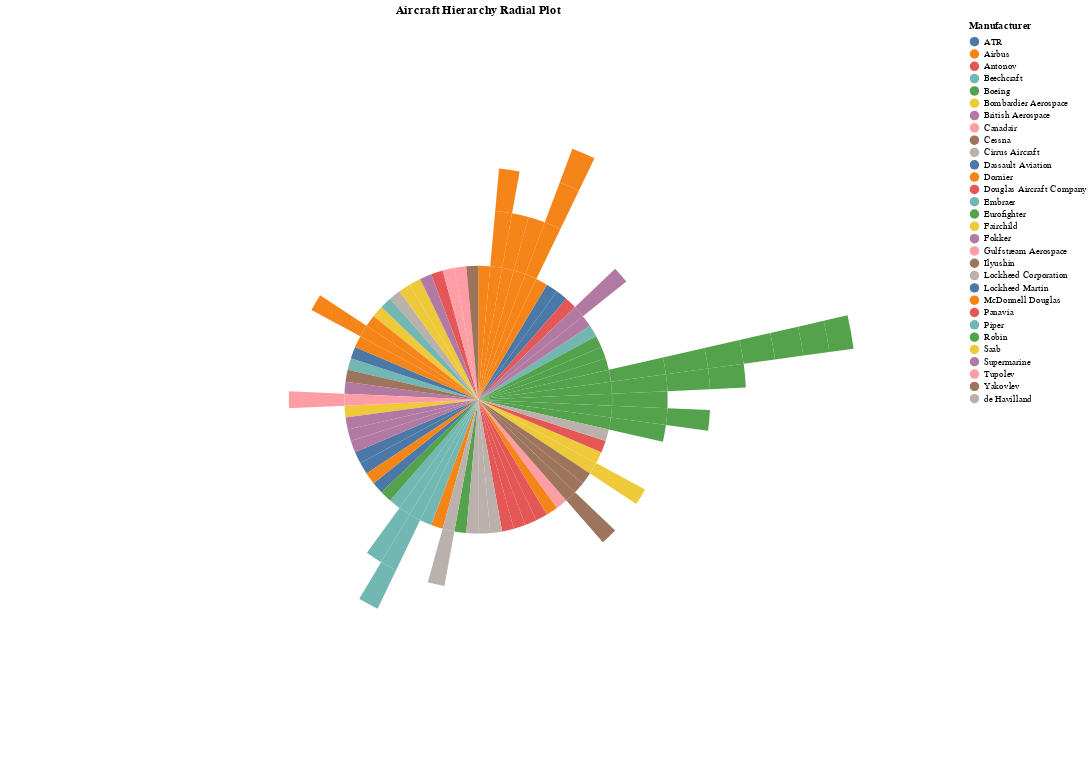

Write notebook code for a chart like this one.
### Markdown cell above
## Radial plot

### Code cell
alt.Chart(df_top).mark_arc().encode(
    alt.Theta('Family:N', stack=True),
    alt.Radius('count(Variant):Q', scale=alt.Scale(type='sqrt')),
    color='Manufacturer:N',
    tooltip=['Manufacturer', 'Family', 'Variant']
).properties(
    width=1000,
    height=800,
    title='Aircraft Hierarchy Radial Plot'
).interactive()#.save(os.path.join(os.pardir, "docs", "aircraft_radialplot.html"))

### Figure 1 — Vega-Lite specification as saved in the notebook (floating-point values rounded to 4 significant figures)
{"config": {"view": {"continuousWidth": 300, "continuousHeight": 300}}, "data": {"name": "data-edda1093fefc50fa9a36b1d96695dcba"}, "mark": {"type": "arc"}, "encoding": {"color": {"field": "Manufacturer", "type": "nominal"}, "radius": {"aggregate": "count", "field": "Variant", "scale": {"type": "sqrt"}, "type": "quantitative"}, "theta": {"field": "Family", "stack": true, "type": "nominal"}, "tooltip": [{"field": "Manufacturer", "type": "nominal"}, {"field": "Family", "type": "nominal"}, {"field": "Variant", "type": "nominal"}]}, "height": 800, "params": [{"name": "param_5", "select": {"type": "interval", "encodings": ["x", "y"]}, "bind": "scales"}], "title": "Aircraft Hierarchy Radial Plot", "width": 1000, "$schema": "https://vega.github.io/schema/vega-lite/v5.20.1.json", "datasets": {"data-edda1093fefc50fa9a36b1d96695dcba": [{"Manufacturer": "ATR", "Family": "ATR-42", "Variant": "ATR-42"}, {"Manufacturer": "ATR", "Family": "ATR-72", "Variant": "ATR-72"}, {"Manufacturer": "Airbus", "Family": "A300", "Variant": "A300B4"}, {"Manufacturer": "Airbus", "Family": "A310", "Variant": "A310"}, {"Manufacturer": "Airbus", "Family": "A310", "Variant": "A318"}, {"Manufacturer": "Airbus", "Family": "A310", "Variant": "A319"}, {"Manufacturer": "Airbus", "Family": "A320", "Variant": "A320"}, {"Manufacturer": "Airbus", "Family": "A320", "Variant": "A321"}, {"Manufacturer": "Airbus", "Family": "A330", "Variant": "A330-200"}, {"Manufacturer": "Airbus", "Family": "A330", "Variant": "A330-300"}, {"Manufacturer": "Airbus", "Family": "A340", "Variant": "A340-200"}, {"Manufacturer": "Airbus", "Family": "A340", "Variant": "A340-300"}, {"Manufacturer": "Airbus", "Family": "A340", "Variant": "A340-500"}, {"Manufacturer": "Airbus", "Family": "A340", "Variant": "A340-600"}, {"Manufacturer": "Airbus", "Family": "A380", "Variant": "A380"}, {"Manufacturer": "Antonov", "Family": "An-12", "Variant": "An-12"}, {"Manufacturer": "Beechcraft", "Family": "Beechcraft 1900", "Variant": "Beechcraft 1900"}, {"Manufacturer": "Beechcraft", "Family": "King Air", "Variant": "Model B200"}, {"Manufacturer": "Boeing", "Family": "Boeing 707", "Variant": "707-320"}, {"Manufacturer": "Boeing", "Family": "Boeing 717", "Variant": "Boeing 717"}, {"Manufacturer": "Boeing", "Family": "Boeing 727", "Variant": "727-200"}, {"Manufacturer": "Boeing", "Family": "Boeing 737", "Variant": "737-200"}, {"Manufacturer": "Boeing", "Family": "Boeing 737", "Variant": "737-300"}, {"Manufacturer": "Boeing", "Family": "Boeing 737", "Variant": "737-400"}, {"Manufacturer": "Boeing", "Family": "Boeing 737", "Variant": "737-500"}, {"Manufacturer": "Boeing", "Family": "Boeing 737", "Variant": "737-600"}, {"Manufacturer": "Boeing", "Family": "Boeing 737", "Variant": "737-700"}, {"Manufacturer": "Boeing", "Family": "Boeing 737", "Variant": "737-800"}, {"Manufacturer": "Boeing", "Family": "Boeing 737", "Variant": "737-900"}, {"Manufacturer": "Boeing", "Family": "Boeing 747", "Variant": "747-100"}, {"Manufacturer": "Boeing", "Family": "Boeing 747", "Variant": "747-200"}, {"Manufacturer": "Boeing", "Family": "Boeing 747", "Variant": "747-300"}, {"Manufacturer": "Boeing", "Family": "Boeing 747", "Variant": "747-400"}, {"Manufacturer": "Boeing", "Family": "Boeing 757", "Variant": "757-200"}, {"Manufacturer": "Boeing", "Family": "Boeing 757", "Variant": "757-300"}, {"Manufacturer": "Boeing", "Family": "Boeing 767", "Variant": "767-200"}, {"Manufacturer": "Boeing", "Family": "Boeing 767", "Variant": "767-300"}, {"Manufacturer": "Boeing", "Family": "Boeing 767", "Variant": "767-400"}, {"Manufacturer": "Boeing", "Family": "Boeing 777", "Variant": "777-200"}, {"Manufacturer": "Boeing", "Family": "Boeing 777", "Variant": "777-300"}, {"Manufacturer": "Bombardier Aerospace", "Family": "CRJ-200", "Variant": "CRJ-200"}, {"Manufacturer": "Bombardier Aerospace", "Family": "CRJ-700", "Variant": "CRJ-700"}, {"Manufacturer": "Bombardier Aerospace", "Family": "CRJ-700", "Variant": "CRJ-900"}, {"Manufacturer": "Bombardier Aerospace", "Family": "Global Express", "Variant": "Global Express"}, {"Manufacturer": "British Aerospace", "Family": "BAE 146", "Variant": "BAE 146-200"}, {"Manufacturer": "British Aerospace", "Family": "BAE 146", "Variant": "BAE 146-300"}, {"Manufacturer": "British Aerospace", "Family": "BAE-125", "Variant": "BAE-125"}, {"Manufacturer": "British Aerospace", "Family": "Hawk T1", "Variant": "Hawk T1"}, {"Manufacturer": "Canadair", "Family": "Challenger 600", "Variant": "Challenger 600"}, {"Manufacturer": "Cessna", "Family": "Cessna 172", "Variant": "Cessna 172"}, {"Manufacturer": "Cessna", "Family": "Cessna 208", "Variant": "Cessna 208"}, {"Manufacturer": "Cessna", "Family": "Cessna Citation", "Variant": "Cessna 525"}, {"Manufacturer": "Cessna", "Family": "Cessna Citation", "Variant": "Cessna 560"}, {"Manufacturer": "Cirrus Aircraft", "Family": "SR-20", "Variant": "SR-20"}, {"Manufacturer": "Dassault Aviation", "Family": "Falcon 2000", "Variant": "Falcon 2000"}, {"Manufacturer": "Dassault Aviation", "Family": "Falcon 900", "Variant": "Falcon 900"}, {"Manufacturer": "Dornier", "Family": "Dornier 328", "Variant": "Dornier 328"}, {"Manufacturer": "Douglas Aircraft Company", "Family": "C-47", "Variant": "C-47"}, {"Manufacturer": "Douglas Aircraft Company", "Family": "DC-3", "Variant": "DC-3"}, {"Manufacturer": "Douglas Aircraft Company", "Family": "DC-6", "Variant": "DC-6"}, {"Manufacturer": "Douglas Aircraft Company", "Family": "DC-8", "Variant": "DC-8"}, {"Manufacturer": "Douglas Aircraft Company", "Family": "DC-9", "Variant": "DC-9-30"}, {"Manufacturer": "Embraer", "Family": "EMB-120", "Variant": "EMB-120"}, {"Manufacturer": "Embraer", "Family": "Embraer E-Jet", "Variant": "E-170"}, {"Manufacturer": "Embraer", "Family": "Embraer E-Jet", "Variant": "E-190"}, {"Manufacturer": "Embraer", "Family": "Embraer E-Jet", "Variant": "E-195"}, {"Manufacturer": "Embraer", "Family": "Embraer ERJ 145", "Variant": "ERJ 135"}, {"Manufacturer": "Embraer", "Family": "Embraer ERJ 145", "Variant": "ERJ 145"}, {"Manufacturer": "Embraer", "Family": "Embraer Legacy 600", "Variant": "Embraer Legacy 600"}, {"Manufacturer": "Eurofighter", "Family": "Eurofighter Typhoon", "Variant": "Eurofighter Typhoon"}, {"Manufacturer": "Fairchild", "Family": "Metroliner", "Variant": "Metroliner"}, {"Manufacturer": "Fokker", "Family": "Fokker 100", "Variant": "Fokker 100"}, {"Manufacturer": "Fokker", "Family": "Fokker 50", "Variant": "Fokker 50"}, {"Manufacturer": "Fokker", "Family": "Fokker 70", "Variant": "Fokker 70"}, {"Manufacturer": "Gulfstream Aerospace", "Family": "Gulfstream", "Variant": "Gulfstream IV"}, {"Manufacturer": "Gulfstream Aerospace", "Family": "Gulfstream", "Variant": "Gulfstream V"}, {"Manufacturer": "Ilyushin", "Family": "Il-76", "Variant": "Il-76"}, {"Manufacturer": "Lockheed Corporation", "Family": "C-130", "Variant": "C-130"}, {"Manufacturer": "Lockheed Martin", "Family": "F-16", "Variant": "F-16A/B"}, {"Manufacturer": "Lockheed Martin", "Family": "L-1011", "Variant": "L-1011"}, {"Manufacturer": "McDonnell Douglas", "Family": "DC-10", "Variant": "DC-10"}, {"Manufacturer": "McDonnell Douglas", "Family": "MD-11", "Variant": "MD-11"}, {"Manufacturer": "McDonnell Douglas", "Family": "MD-80", "Variant": "MD-80"}, {"Manufacturer": "McDonnell Douglas", "Family": "MD-80", "Variant": "MD-87"}, {"Manufacturer": "McDonnell Douglas", "Family": "MD-90", "Variant": "MD-90"}, {"Manufacturer": "McDonnell Douglas", "Family": "F/A-18", "Variant": "F/A-18"}, {"Manufacturer": "Panavia", "Family": "Tornado", "Variant": "Tornado"}, {"Manufacturer": "Piper", "Family": "PA-28", "Variant": "PA-28"}, {"Manufacturer": "Robin", "Family": "DR-400", "Variant": "DR-400"}, {"Manufacturer": "Saab", "Family": "Saab 2000", "Variant": "Saab 2000"}, {"Manufacturer": "Saab", "Family": "Saab 340", "Variant": "Saab 340"}, {"Manufacturer": "Supermarine", "Family": "Spitfire", "Variant": "Spitfire"}, {"Manufacturer": "Tupolev", "Family": "Tu-134", "Variant": "Tu-134"}, {"Manufacturer": "Tupolev", "Family": "Tu-154", "Variant": "Tu-154"}, {"Manufacturer": "Yakovlev", "Family": "Yak-42", "Variant": "Yak-42"}, {"Manufacturer": "de Havilland", "Family": "DH-82", "Variant": "DH-82"}, {"Manufacturer": "de Havilland", "Family": "DHC-1", "Variant": "DHC-1"}, {"Manufacturer": "de Havilland", "Family": "DHC-6", "Variant": "DHC-6"}, {"Manufacturer": "de Havilland", "Family": "Dash 8", "Variant": "DHC-8-100"}, {"Manufacturer": "de Havilland", "Family": "Dash 8", "Variant": "DHC-8-300"}]}}
